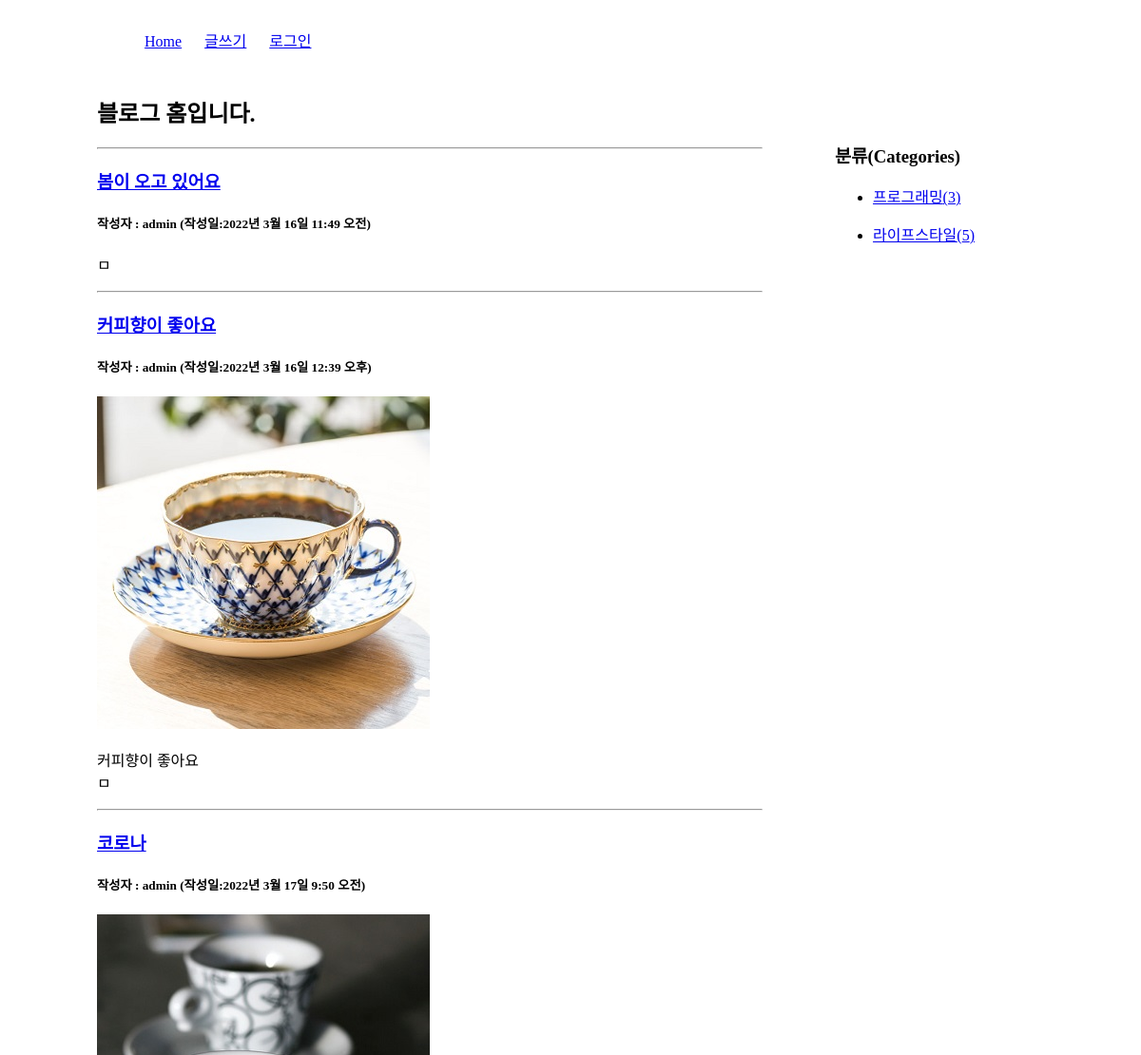
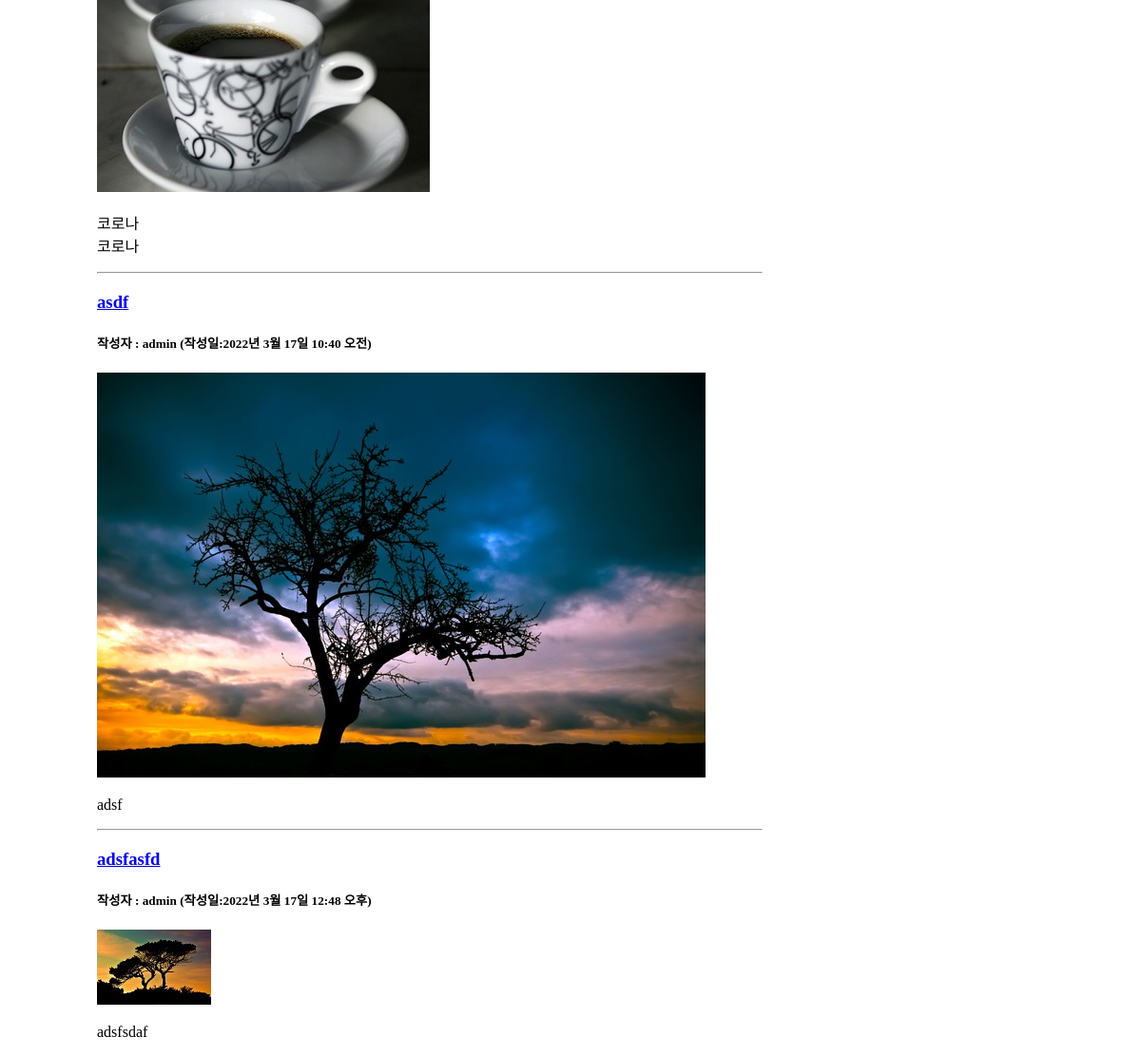
The page /blog/category/라이프스타일/ on the database its author committed (2 pictures, top to bottom).
### blog/models.py (models this page shows, shortened)
class Post(models.Model):
    title = models.CharField(max_length=100)
    content = models.TextField()
    pub_date = models.DateTimeField()
    modify_date = models.DateTimeField(null=True, blank=True)   # 빈칸 허용
    photo = models.ImageField(upload_to='blog/images/%Y/%m/%d/',
                              null=True, blank=True)            # Y만 대문자
    author = models.ForeignKey(User, on_delete=models.CASCADE)
    category = models.ForeignKey(Category, null=True, blank=True, on_delete=models.SET_NULL)        # 카테고리가 삭제되어도 블로그는 유지됨(미분류가 있을수 있다)

class Category(models.Model):
    name = models.CharField(max_length=50, unique=True)         # 카테고리 이름 - 유일
    slug = models.SlugField(max_length=200, unique=True, allow_unicode=True)        # 한글 인코딩
    def __str__(self):
        return self.name
    def get_absolute_url(self):
        return "/blog/category/{}".format(self.slug)            # ex) /blog/category/프로그래밍
    class Meta:
        verbose_name_plural = 'Categories'                  # Categorys로 나오는거 바꿔줌

### blog/views.py (the view)
# urls.py: path('category/<str:slug>/', views.category_page, name='category_page'),
def category_page(request, slug):
    category = Category.objects.get(slug=slug)
    post_list = Post.objects.filter(category=category)
    categories = Category.objects.all()
    context = {'category':category, 'post_list':post_list, 'categories':categories}
    return render(request, 'blog/post_list.html', context)

### templates/blog/post_list.html (shortened to what this page needs)
<!DOCTYPE html>
<html lang="ko">
{% load static %}
<head>
    <link rel="stylesheet" href="{% static 'blog/css/style.css' %}">
</head>
<body>
    <div id="container">
        {% include 'navbar.html' %}
        <section id="list">
            <h1>블로그 홈입니다.</h1>
            {% if post_list %}
            {% for post in post_list %}
            <hr>
            <h3><a href="{% url 'blog:detail' post.id %}">{{ post.title }}</a></h3>
            <h5>작성자 : {{ post.author }} (작성일:{{ post.pub_date }})</h5>
            {% if post.photo %}
            <img src="{{ post.photo.url }}">
            {% endif %}
            <p>{{ post.content | linebreaks }}</p>
            {% endfor %}
            {% else %}
            <p>포스트가 없습니다.</p>
            {% endif %}
        </section>
        <aside>
            <h3>분류(Categories)</h3>
            <div>
                {% for category in categories %}
                <ul>
                    <li><a href="{{ category.get_absolute_url }}">
                        {{ category }}({{ category.post_set.count }})</a>
                    </li>
                </ul>
                {% endfor %}
            </div>
        </aside>
    </div>
</body>
</html>

### static/blog/css/style.css (style rules this page uses)
#container { width: 996px; margin: 20px auto; }
#list, #detail { width: 700px; float: left; }
aside { width: 200px; float: right; margin: 50px 20px 0 0; }

### rows shown on the page
Post: title "봄이 오고 있어요", author "admin", pub_date "2022년 3월 16일 11:49 오전", content "ㅁ"
Post: title "커피향이 좋아요", author "admin", pub_date "2022년 3월 16일 12:39 오후", photo (picture), content "커피향이 좋아요 ㅁ"
Post: title "코로나", author "admin", pub_date "2022년 3월 17일 9:50 오전", photo (picture), content "코로나 코로나"
Post: title "asdf", author "admin", pub_date "2022년 3월 17일 10:40 오전", photo (picture), content "adsf"
Post: title "adsfasfd", author "admin", pub_date "2022년 3월 17일 12:48 오후", photo (picture), content "adsfsdaf"
Category: name "프로그래밍", post_set.count "3"
Category: name "라이프스타일", post_set.count "5"
